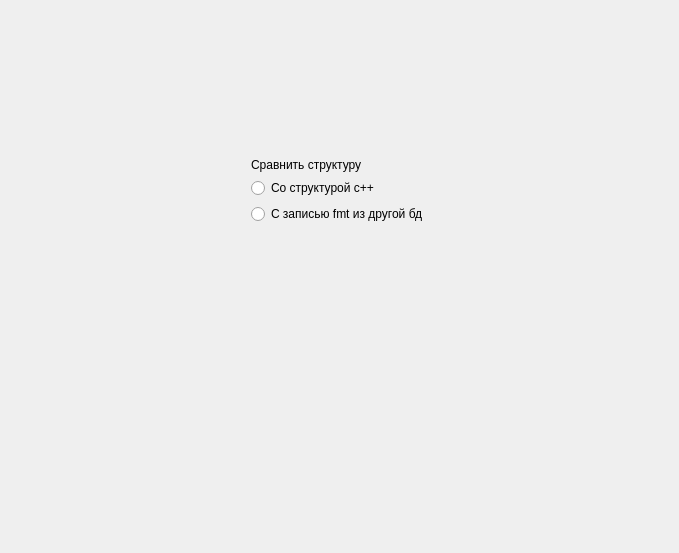
<?xml version="1.0" encoding="UTF-8"?>
<ui version="4.0">
 <class>CompareParamsPage</class>
 <widget class="QWizardPage" name="CompareParamsPage">
  <property name="geometry">
   <rect>
    <x>0</x>
    <y>0</y>
    <width>679</width>
    <height>553</height>
   </rect>
  </property>
  <property name="windowTitle">
   <string>WizardPage</string>
  </property>
  <layout class="QVBoxLayout" name="verticalLayout_2">
   <item>
    <spacer name="verticalSpacer_2">
     <property name="orientation">
      <enum>Qt::Vertical</enum>
     </property>
     <property name="sizeHint" stdset="0">
      <size>
       <width>20</width>
       <height>114</height>
      </size>
     </property>
    </spacer>
   </item>
   <item>
    <layout class="QHBoxLayout" name="horizontalLayout">
     <item>
      <spacer name="horizontalSpacer_2">
       <property name="orientation">
        <enum>Qt::Horizontal</enum>
       </property>
       <property name="sizeHint" stdset="0">
        <size>
         <width>40</width>
         <height>20</height>
        </size>
       </property>
      </spacer>
     </item>
     <item>
      <layout class="QVBoxLayout" name="verticalLayout">
       <item>
        <widget class="QLabel" name="label">
         <property name="text">
          <string>Сравнить структуру</string>
         </property>
        </widget>
       </item>
       <item>
        <widget class="QRadioButton" name="radioButton">
         <property name="text">
          <string>Со структурой с++</string>
         </property>
         <property name="icon">
          <iconset resource="../../../res/fmt.qrc">
           <normaloff>:/cplusplus</normaloff>:/cplusplus</iconset>
         </property>
         <property name="iconSize">
          <size>
           <width>24</width>
           <height>24</height>
          </size>
         </property>
        </widget>
       </item>
       <item>
        <widget class="QRadioButton" name="radioButton_2">
         <property name="text">
          <string>С записью fmt из другой бд</string>
         </property>
         <property name="icon">
          <iconset resource="../../../res/fmt.qrc">
           <normaloff>:/db</normaloff>:/db</iconset>
         </property>
         <property name="iconSize">
          <size>
           <width>24</width>
           <height>24</height>
          </size>
         </property>
        </widget>
       </item>
      </layout>
     </item>
     <item>
      <spacer name="horizontalSpacer">
       <property name="orientation">
        <enum>Qt::Horizontal</enum>
       </property>
       <property name="sizeHint" stdset="0">
        <size>
         <width>40</width>
         <height>20</height>
        </size>
       </property>
      </spacer>
     </item>
    </layout>
   </item>
   <item>
    <spacer name="verticalSpacer">
     <property name="orientation">
      <enum>Qt::Vertical</enum>
     </property>
     <property name="sizeHint" stdset="0">
      <size>
       <width>20</width>
       <height>318</height>
      </size>
     </property>
    </spacer>
   </item>
  </layout>
 </widget>
 <resources>
  <include location="../../../res/fmt.qrc"/>
 </resources>
 <connections/>
</ui>
